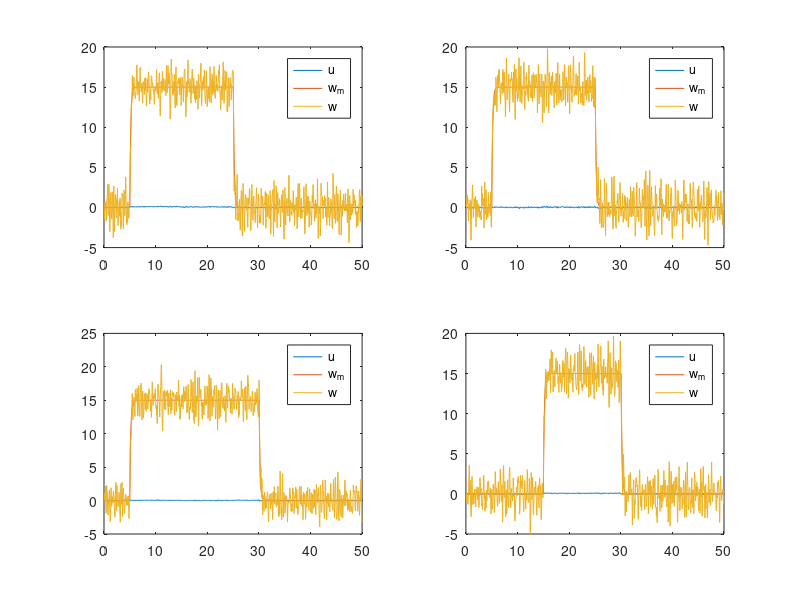

This figure's MATLAB source:
clear all
%% Model:

nwheel = 4;

% m = 2.2;
% L = 0.085;
% tau_moteur = 0.2;
% gain_moteur = 2*pi*6;
% J = 0.5*m*L^2;
% r = 0.025;
% gear_ratio = 3.2;
% 
% theta = (1:nwheel)*pi/2-pi/4;
% Mc = [-cos(theta') -sin(theta') L*ones(nwheel,1)];
% Mm = diag([1/m 1/m 1/J]);
% 
% Gb = J/tau_moteur;
% Ga = gain_moteur*Gb;
% 
% Ma = Ga*eye(nwheel);
% Mb = Gb*eye(nwheel);
% 
% M1 = Mc*Mm*Mc'*Ma/r;
% M2 = Mc*Mm*Mc'*Mb/r;


M1 = [832.5160 , 348.0510 , 150.7291 , 327.6491;
      486.8178 , 692.4930 , 399.4206 , 117.5622;
      241.0265 , 239.6313 , 761.3489 , 235.5609;
      221.2959 ,  59.1184 , 116.8171 , 702.2684];

M2 = [4.5265  ,  0.2949  ,  1.1064  ,  0.3471;
      1.0369  ,  2.9667  ,  0.8380  ,  0.1454;
      0.1446  ,  0.2892  ,  2.9959  ,  0.2894;
      0.7098  ,  0.1451  ,  0.2896  ,  3.3578];

%% Controller

dt = 1/20;

Kp = 7*eye(nwheel);
Ki = 25*eye(nwheel);

gamma = -1/0.2;

N = 1000;

w_ref = zeros(nwheel,N);
w_ref(1:3,100:500) = 15;
w_ref(3:4,300:600) = 15;

w    = zeros(nwheel,N);
w_m  = zeros(nwheel,N);
u    = zeros(nwheel,N);
err  = zeros(nwheel,N);
errI = zeros(nwheel,N);

for i = 2:N
          
    w_m(:,i) = w_m(:,i-1).*(1+dt*gamma) - dt*gamma.*w_ref(:,i-1); % filtered tracking reference
    %w_m(:,i) = w_m(:,i-1)./(1-dt*gamma) - dt*gamma./(1-dt*gamma).*w_ref(:,i); % filtered tracking reference
    
    err(:,i) = w_m(:,i-1) - w(:,i-1); % Tracking error
    errI(:,i) = errI(:,i-1) + err(:,i)*dt;
    
    PI_action = Kp*err(:,i) + Ki*errI(:,i);
    u(:,i) = M1\( gamma*(w(:,i-1)-w_ref(:,i)) + M2*w(:,i-1) + PI_action);
    %u(u(:,i) > 1,i) = 1;
    %u(u(:,i) < -1,i) = -1;
    
    w(:,i) = w(:,i-1) + (M1*u(:,i-1)-M2*w(:,i-1))*dt + randn(4,1);
    %w(:,i) = ( eye(nwheel) + dt.*M2 ) \ ( dt.*M1*u(:,i) + w(:,i-1) );
    
end


figure(3)

t = (1:N)*dt;

subplot(2,2,1)
plot(t, u(1,:)), hold on
plot(t, w_m(1,:))
plot(t, w(1,:)), hold off
legend('u','w_m','w')

subplot(2,2,2)
plot(t, u(2,:)), hold on
plot(t, w_m(2,:))
plot(t, w(2,:)), hold off
legend('u','w_m','w')

subplot(2,2,3)
plot(t, u(3,:)), hold on
plot(t, w_m(3,:))
plot(t, w(3,:)), hold off
legend('u','w_m','w')

subplot(2,2,4)
plot(t, u(4,:)), hold on
plot(t, w_m(4,:))
plot(t, w(4,:)), hold off
legend('u','w_m','w')
